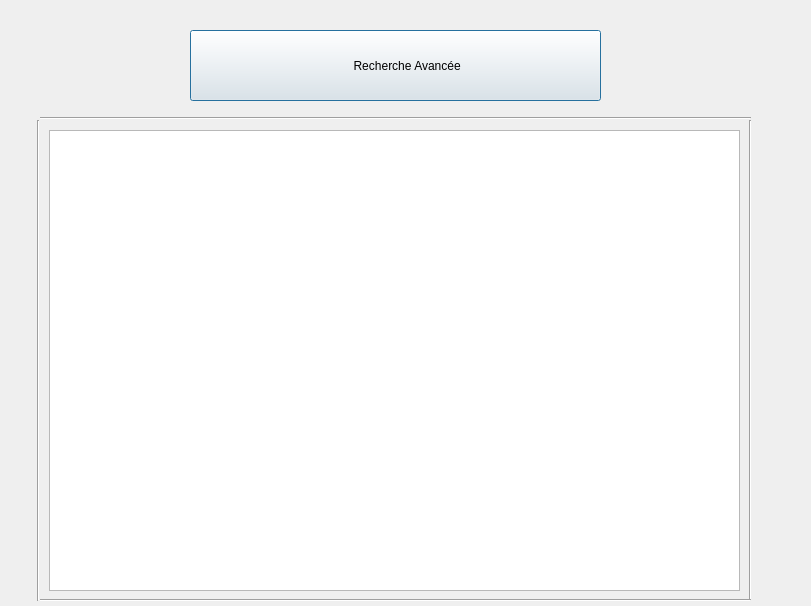
<?xml version="1.0" encoding="UTF-8"?>
<ui version="4.0">
 <class>Afficher_Patient</class>
 <widget class="QDialog" name="Afficher_Patient">
  <property name="geometry">
   <rect>
    <x>0</x>
    <y>0</y>
    <width>811</width>
    <height>606</height>
   </rect>
  </property>
  <property name="windowTitle">
   <string>Dialog</string>
  </property>
  <widget class="QTableView" name="tableView">
   <property name="geometry">
    <rect>
     <x>49</x>
     <y>130</y>
     <width>691</width>
     <height>461</height>
    </rect>
   </property>
  </widget>
  <widget class="QPushButton" name="Button_R_A">
   <property name="geometry">
    <rect>
     <x>190</x>
     <y>30</y>
     <width>411</width>
     <height>71</height>
    </rect>
   </property>
   <property name="text">
    <string>       Recherche Avancée</string>
   </property>
  </widget>
  <widget class="QLabel" name="label_Recherche">
   <property name="geometry">
    <rect>
     <x>190</x>
     <y>30</y>
     <width>71</width>
     <height>71</height>
    </rect>
   </property>
   <property name="text">
    <string/>
   </property>
  </widget>
  <widget class="QLabel" name="label_background">
   <property name="geometry">
    <rect>
     <x>0</x>
     <y>0</y>
     <width>811</width>
     <height>631</height>
    </rect>
   </property>
   <property name="text">
    <string/>
   </property>
  </widget>
  <widget class="Line" name="line">
   <property name="geometry">
    <rect>
     <x>30</x>
     <y>120</y>
     <width>16</width>
     <height>481</height>
    </rect>
   </property>
   <property name="orientation">
    <enum>Qt::Vertical</enum>
   </property>
  </widget>
  <widget class="Line" name="line_2">
   <property name="geometry">
    <rect>
     <x>740</x>
     <y>120</y>
     <width>20</width>
     <height>481</height>
    </rect>
   </property>
   <property name="orientation">
    <enum>Qt::Vertical</enum>
   </property>
  </widget>
  <widget class="Line" name="line_3">
   <property name="geometry">
    <rect>
     <x>40</x>
     <y>590</y>
     <width>711</width>
     <height>20</height>
    </rect>
   </property>
   <property name="orientation">
    <enum>Qt::Horizontal</enum>
   </property>
  </widget>
  <widget class="Line" name="line_4">
   <property name="geometry">
    <rect>
     <x>40</x>
     <y>110</y>
     <width>711</width>
     <height>16</height>
    </rect>
   </property>
   <property name="orientation">
    <enum>Qt::Horizontal</enum>
   </property>
  </widget>
  <zorder>label_background</zorder>
  <zorder>tableView</zorder>
  <zorder>Button_R_A</zorder>
  <zorder>label_Recherche</zorder>
  <zorder>line</zorder>
  <zorder>line_2</zorder>
  <zorder>line_3</zorder>
  <zorder>line_4</zorder>
 </widget>
 <resources/>
 <connections/>
</ui>
